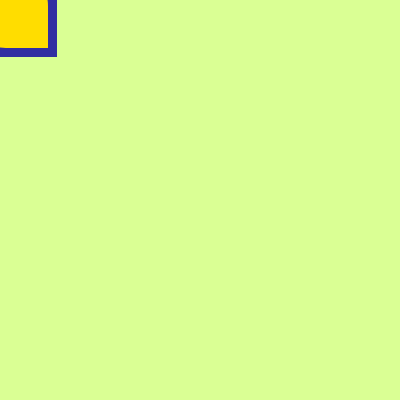
Frame 1 (no input)
Frame 60 (no input): identical to frame 1, image omitted
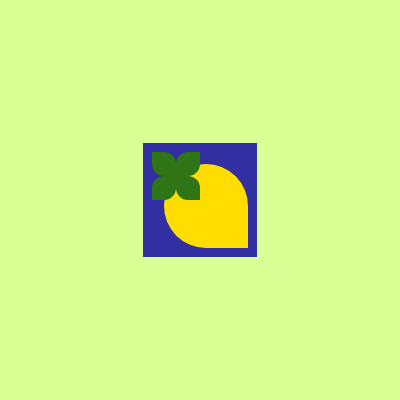
Frame 120 (the mouse pressed at the canvas centre since frame 60)

The p5.js sketch that drew these frames (run headless with seeded random() and noise() and a simulated clock; from frame 60 on, the mouse is pressed at the canvas centre):

// p5.js sketch
// ── sketch.js
// DM2008 — Activity 3b
// One Function Wonder (30 min)
//
// Write a function that draws a shape or group of shapes.
// It should take at least one parameter — try x, y, size, or color.
// Call it several times with different values to create variation.
//
// Ideas: a simple face, a flower, a house, an icon.
// Example: myShape(100, 200, 50); myShape(300, 200, 80);
//
// Stretch: call your function inside a for loop to create a repeating pattern.
let extraLemons = [];
function setup() {
  createCanvas(400, 400);
  rectMode(CENTER);
}
function draw() {
  background("#daff94");


  myLemon(mouseX, mouseY, 120);//I dont know why is my shape not closely following the mouse


  for (let i = 0; i < extraLemons.length; i++) {
    let l = extraLemons[i];
    myLemon(l.x, l.y, l.size, l.color);
  }
}

  // Call your function here with different values each time
// Define your function outside draw()
// It can be called from anywhere in your sketch

function keyPressed() {
  if (key === "1") {
    extraLemons.push({
      x: random(width),
      y: random(height),
      size: random(50, 150)
    });
  }

  if (key === "2") {
    if (extraLemons.length > 0) {
      extraLemons.pop();
    }
  }
}
function myLemon(x, y, size) {
  push();
  translate(x, y);
  scale(size / 100);
  
  noStroke();
  fill("#312fa2")
  rect(0, 0, 95, 95);
  fill("#ffdd00")
  rect(5, 5, 70, 70, 100, 50, 0, 50);
  fill("#2f7415")
  rect(-30, -30, 20, 20, 0, 50, 0, 50);
  rect(-10, -30, 20, 20, 50, 0, 50, 0);
  rect(-30, -10, 20, 20, 50, 0, 50, 0);
  rect(-10, -10, 20, 20, 0, 50, 0, 50);
  pop();
}
//when key pressed some of the shapes are outside of the canvas
